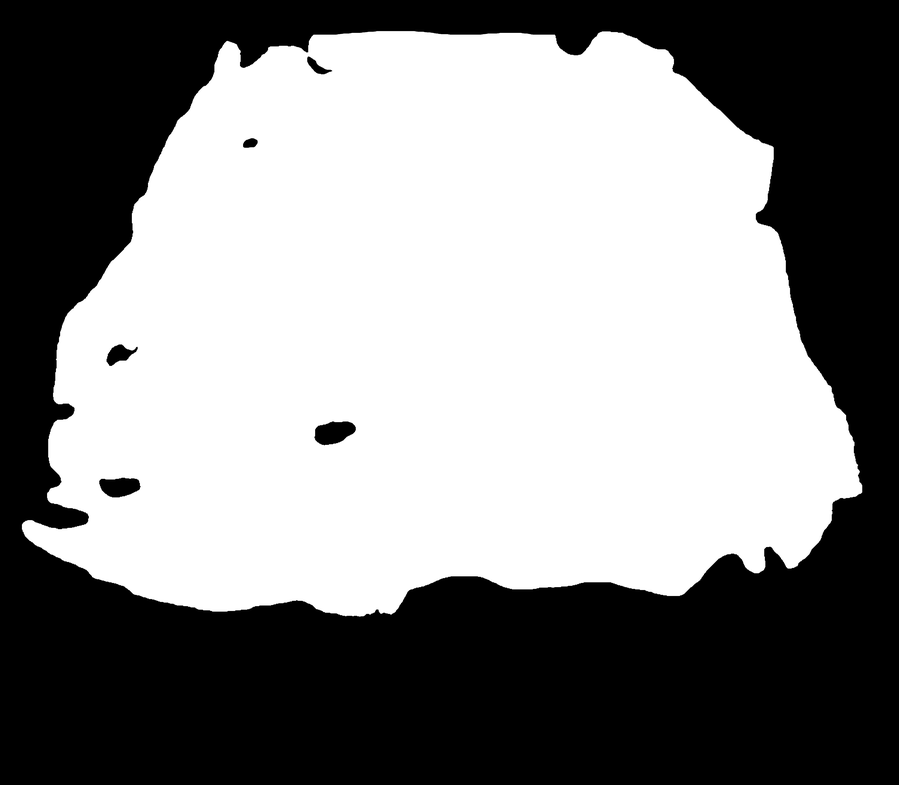
#> input picture Map_Registration/Masks/205893_mask.png, 899 x 785 px, shrunk from 5577 x 4872 before the run, found by its file name; the run also reads 1 picture not shown here
$ jupyter execute --allow-errors Map_Registration.ipynb
#> lines starting #> are read from the running program, lines starting #| are printed output that depends on the picture; after the words box and inside, x2 and y2 are one past the last pixel; in counts of white or black regions, pixels touching at a corner belong together
[cell 1]
import SimpleITK as sitk
import numpy as np
from PIL import Image
import napari
import skimage as sk
from pathlib import Path
import scipy as sc

[cell 2]
masks = sk.io.imread(r'Masks\205893_mask.png')
#> masks is the input picture: shape (785, 899); min 0, max 255, mean 135.4

[cell 3]
masks.shape
#> Out = (785, 899)

[cell 4]
viewer = napari.view_image(masks)

[cell 5]
label_regions = sc.ndimage.binary_fill_holes(masks)
#> label_regions: shape (785, 899) bool; 54.3% white; 1 black region
label_regions = sk.measure.label(label_regions)
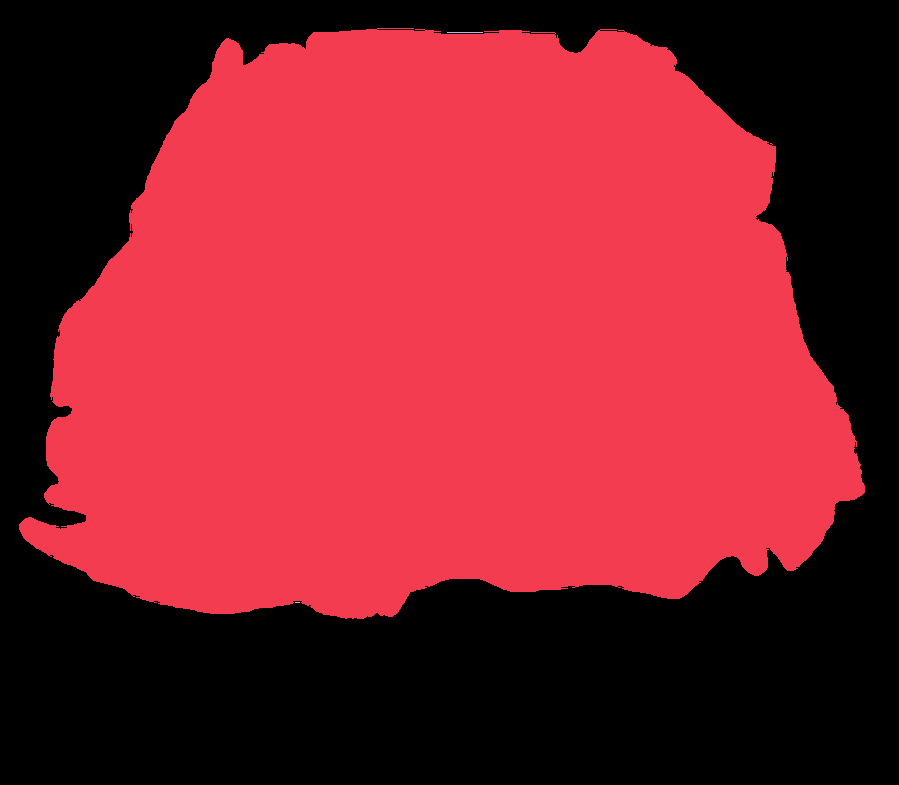
#> label_regions: shape (785, 899) int32; 4 distinct labels, from 0 to 3; one colour per label, 0 black

[cell 6]
props = sk.measure.regionprops(label_regions)
#> props = 3 regions; box (x1, y1, x2, y2) and area: (19, 28, 865, 619) 382852, (447, 32, 483, 33) 36, (295, 602, 300, 603) 5

[cell 7]
masked = label_regions * (label_regions==2)
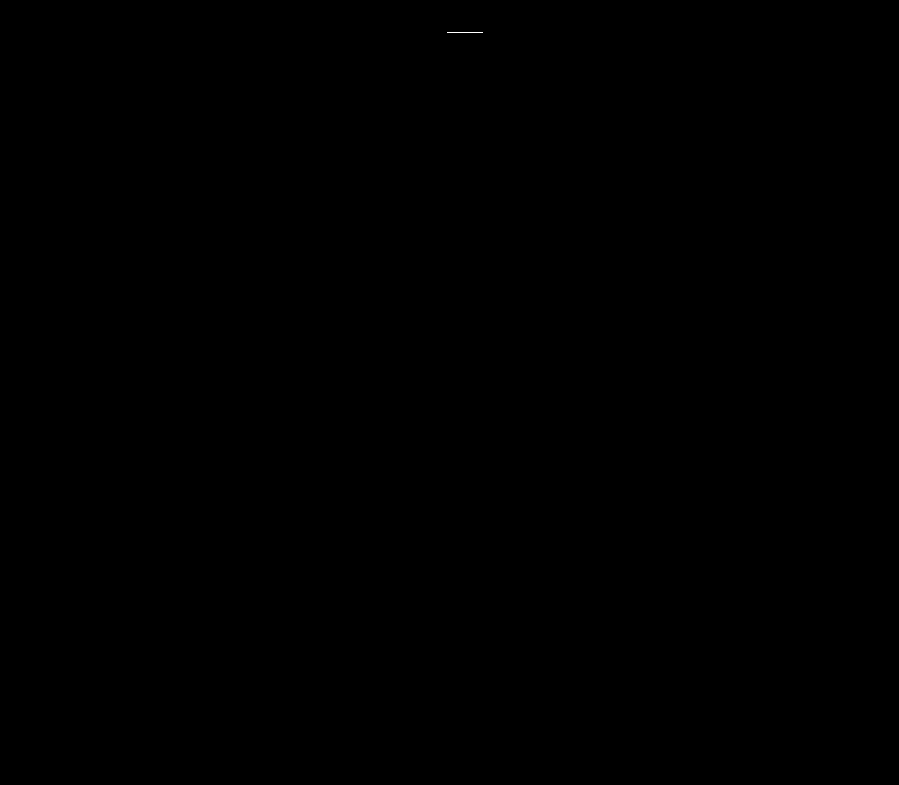
#> masked: shape (785, 899) int32; values 0 (black) and 2 (white), 0.01% white in thin lines or dots, all inside (x1, y1, x2, y2) = (447, 32, 483, 33)

[cell 8]
minc,minr,maxc,maxr = props[0].bbox
#> minc = 28; minr = 19; maxc = 619; maxr = 865
cropped_img = label_regions[minc:maxc,minr:maxr]
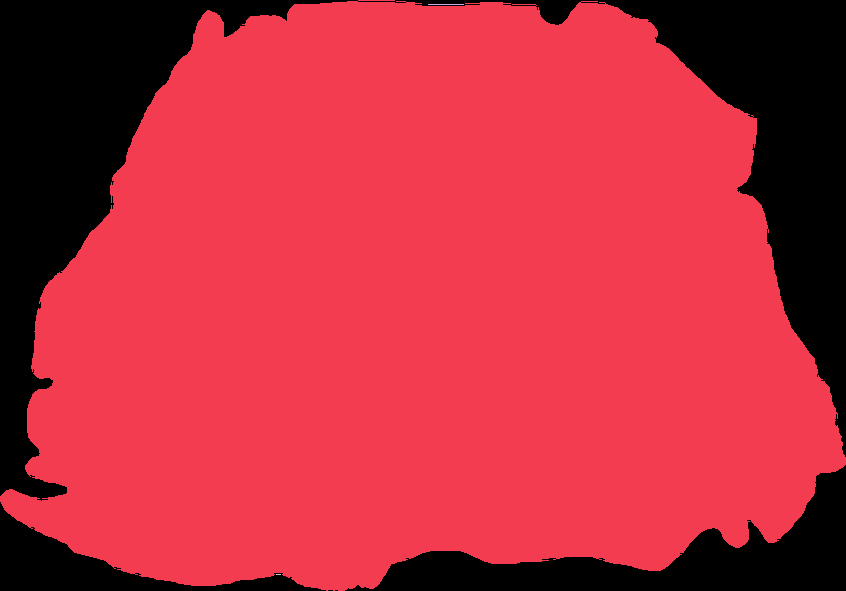
#> cropped_img: shape (591, 846) int32; 4 distinct labels, from 0 to 3; one colour per label, 0 black

[cell 9]
sk.io.imsave(Path('Masks','205892_R2.png'),cropped_img,check_contrast=False)
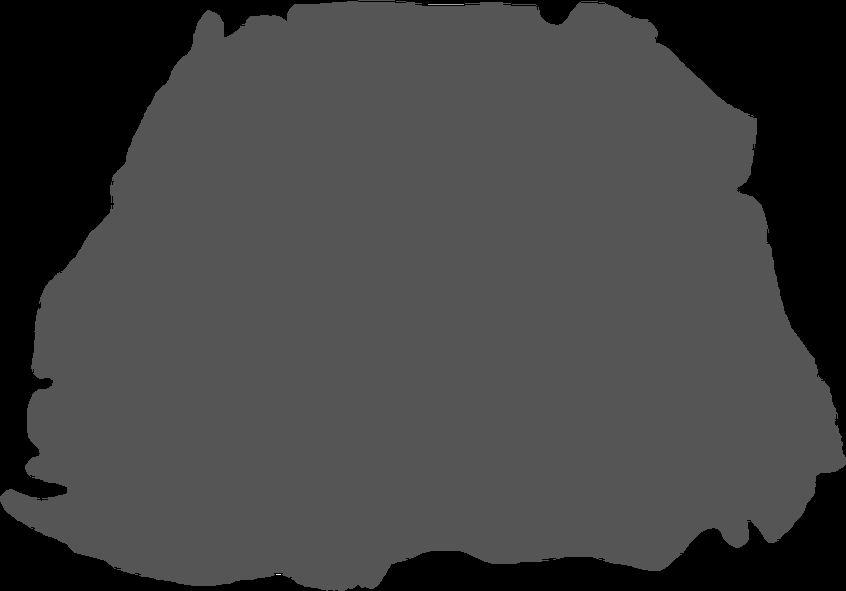
#> saved as 205892_R2.png: shape (591, 846) uint16; min 0, max 3, mean 0.766; drawn with min black and max white

[cell 10]
#estimate spacing of map
map_img = Image.open('Maps/SD211_Left.png').convert('L')
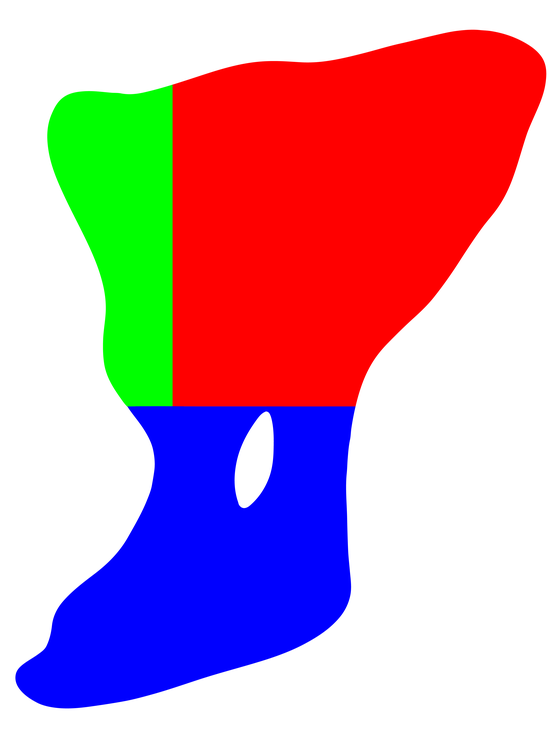
#> input picture Map_Registration/Maps/SD211_Left.png, 559 x 741 px, shrunk from 3467 x 4600 before the run
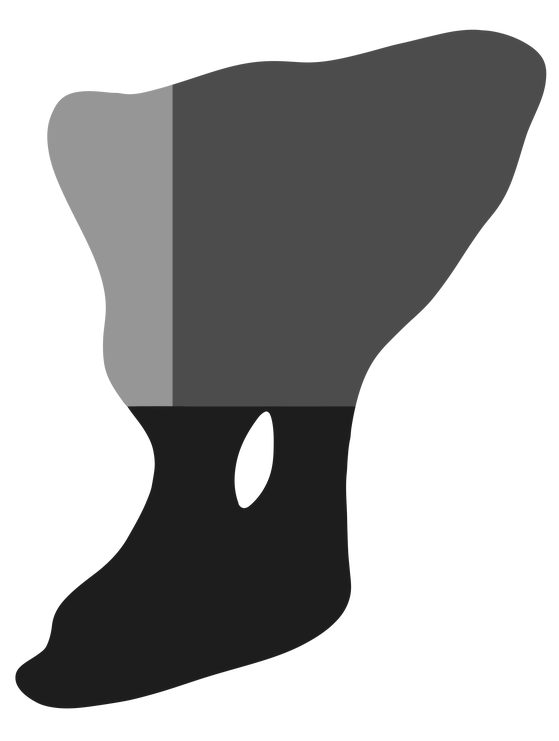
#> map_img: PIL image 559x741 L; min 29, max 255, mean 167.9
map_img = np.array(map_img)

[cell 11]
masked_R3 = map_img * (map_img==150)
#> masked_R3: shape (741, 559); values 0 (black) and 150 (white), 6.5% white; 18 white regions (16 under 20 px)
label_R3 = sk.measure.label(masked_R3)
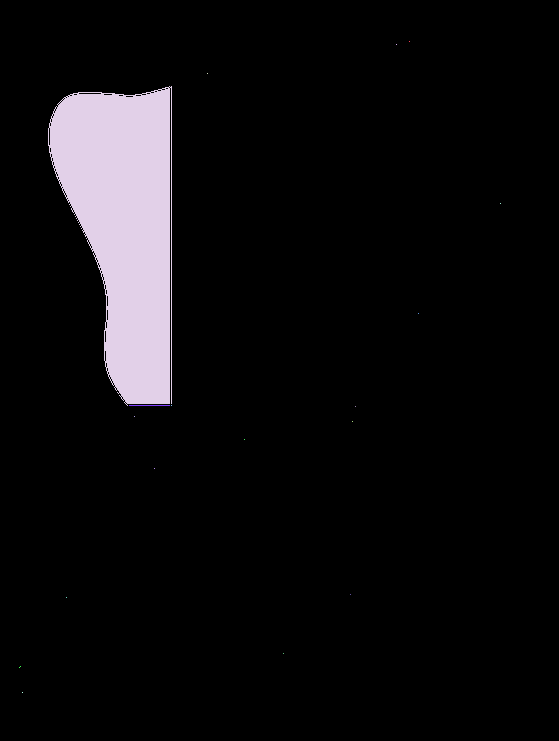
#> label_R3: shape (741, 559) int64; 19 distinct labels, from 0 to 18; one colour per label, 0 black

[cell 12]
props_R3 = sk.measure.regionprops(label_R3)
#> props_R3 = 18 regions; largest, box (x1, y1, x2, y2) and area: (48, 86, 172, 406) 26879, (129, 405, 170, 406) 41, (19, 666, 21, 668) 2, (409, 41, 410, 42) 1, (396, 44, 397, 45) 1

[cell 13]
minc,minr,maxc,maxr = props_R3[0].bbox
#> minc = 41; minr = 409; maxc = 42; maxr = 410
cropped_img = label_R3[minc:maxc,minr:maxr]
#> cropped_img = [1]
cropped_img.shape
#> Out = (1, 1)

[cell 14]
source_r3 = sk.io.imread('Masks/205892_R3.png')
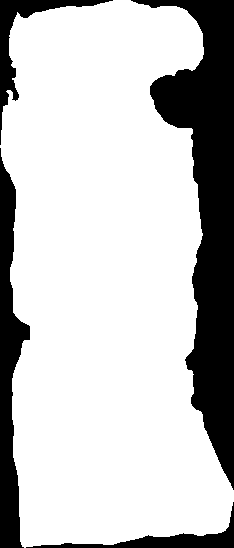
#> source_r3: shape (548, 234) uint16; values 0 (black) and 2 (white), 76.8% white; 4 black regions, box (x1, y1, x2, y2) and area: (131, 0, 234, 490) 19758, (0, 148, 30, 548) 6001, (0, 0, 113, 145) 2221, (26, 502, 234, 548) 1812
source_r3.shape
#> Out = (548, 234)

[cell 15]
source_spacing_y = source_r3.shape[0]
#> source_spacing_y = 548
source_spacing_x = source_r3.shape[1]
#> source_spacing_x = 234
map_spacing_y = source_spacing_y / cropped_img.shape[0]
#> map_spacing_y = 548
map_spacing_x = source_spacing_x / cropped_img.shape[1]
#> map_spacing_x = 234

[cell 16]
MAP_SPACING = (map_spacing_y,map_spacing_x)
#> MAP_SPACING = (548, 234)
SOURCE_SPACING = (1.0,1.0)

[cell 17]
# [10 lines left out: function load_binary_with_spacing, not called in this run]


def extract_region_with_spacing(label_mask_path, label_value, spacing, output_path=None):
    """Extract a single region from labeled map, with physical spacing set."""
#> called with label_mask_path = 'Maps/SD211_Left.png', label_value = 29, spacing = (548, 234)
    img = Image.open(label_mask_path).convert("L")
    arr = np.array(img)

    binary = (arr == label_value).astype(np.float32)
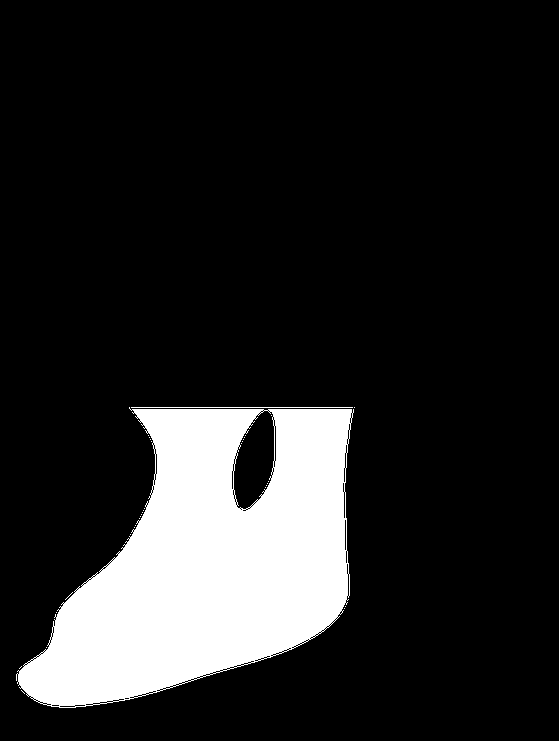
#> binary: shape (741, 559) float32; values 0 (black) and 1 (white), 14.8% white; 33 white regions (31 under 20 px), largest, box (x1, y1, x2, y2) and area: (16, 407, 354, 708) 61222, (131, 407, 353, 408) 222

    sitk_img = sitk.GetImageFromArray(binary)
    sitk_img.SetSpacing(spacing)  # master map spacing

    if output_path:
        sitk.WriteImage(sitk_img, output_path)

    return sitk_img

[cell 18]
test_convert_img = Image.open('Maps/SD211_Left.png').convert('L')
test_convert_arr = np.array(test_convert_img)

[cell 19]
viewer = napari.view_image(test_convert_arr)

[cell 20]
region_values = {
    1: {'label_value':29},
    2: {'label_value':76},
    3: {'label_value':150},
}

[cell 21]
region_values = [29,76,150]

[cell 22]
# Each source image can have its own spacing
source_images = {
    1: {"path": "Masks/205892_R1.png"},
    2: {"path": "Masks/205892_R2.png"},
    3: {"path": "Masks/205892_R3.png"},
}

# Extract fixed regions using master map spacing
#> (the rest of this cell did not finish here and is left out)

[cell 23]
# [12 lines left out: function extract_matrix, not called in this run]

[cell 24]
# [29 lines left out: function extract_matrix, not called in this run]

[cell 25]
for label_id, source_info in source_images.items():
    print(source_info['path'])
